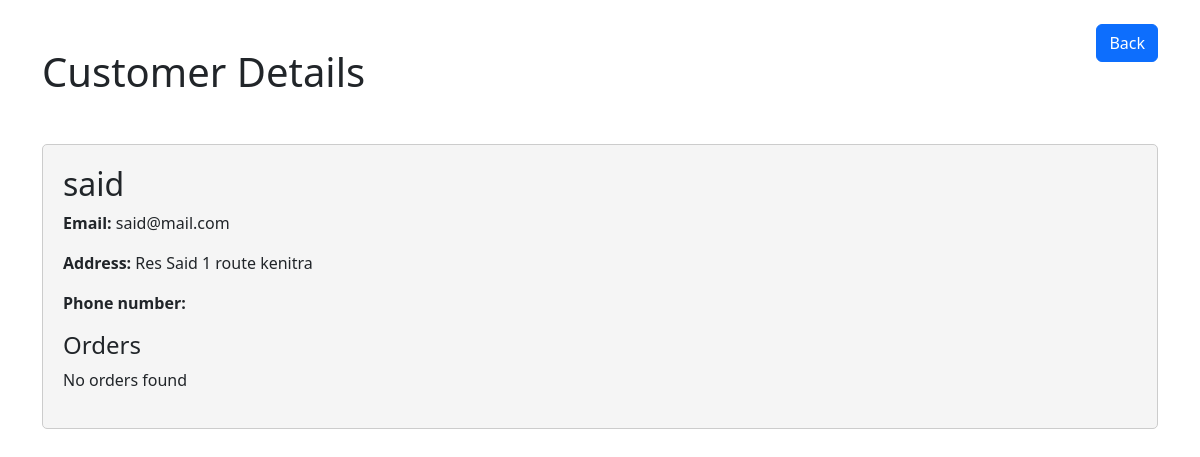
The page /admin/customers/view.php?id=3 (signed in) on the database its author committed.
### tables this page shows
CREATE TABLE `users` (
  `id` int(11) NOT NULL,
  `username` varchar(255) NOT NULL,
  `email` varchar(255) NOT NULL,
  `address` varchar(100) DEFAULT NULL,
  `phone_number` varchar(20) DEFAULT NULL,
  `password` varchar(255) NOT NULL,
  `is_admin` tinyint(1) NOT NULL DEFAULT 0,
  `archived` tinyint(1) NOT NULL DEFAULT 0
);

### admin/customers/view.php (the view, shortened to what this page needs)
<!DOCTYPE html>
<html lang="en">
<head>
    <link href="https://cdn.jsdelivr.net/npm/bootstrap@5.2.3/dist/css/bootstrap.min.css" rel="stylesheet">
</head>
<body>
<div class="container">
        <header class="d-flex justify-content-between my-4">
            <h1 class="text-center my-4">Customer Details</h1>
            <div>
                <a href="index.php" class="btn btn-primary">Back</a>
            </div>
        </header>
        <div class="category-details my-4">
            <?php
        require_once "../../includes/db_connect.php";
        if(isset($_GET['id'])){
                    $id = mysqli_real_escape_string($conn, $_GET['id']);
                    $sql = "SELECT * FROM users WHERE id = $id";
                    $result = mysqli_query($conn, $sql);
                    $orderIds = [];
                    if(mysqli_num_rows($result) > 0){
                        while($row = mysqli_fetch_assoc($result)){
                            echo "<h2>".$row['username']."</h2>";
                            echo "<p><strong>Email: </strong>".$row['email']."</p>";
                            echo "<p><strong>Address: </strong>".$row['address']."</p>";
                            echo "<p><strong>Phone number: </strong>".$row['phone_number']."</p>";
                            echo "<h4>Orders</h4>";
                            if(count($orderIds) > 0){
                                echo "<ul>";
                                foreach($orderIds as $orderId){
                                    echo "<li><a href='../orders/view.php?id=".$orderId."'>Order ID: ".$orderId."</a></li>";
                                }
                                echo "</ul>";
                            }else{
                                echo "<p>No orders found</p>";
                            }
                        }
                    }else{
                        echo "No such Customer found";
                    }
                }else{
                    header("Location: index.php");
                }
            ?>
        </div>
</div>
</body>
</html>

### admin/customers/view.php (style rules this page uses)
.category-details { border: 1px solid #ccc; padding: 20px; border-radius: 5px; background-color: #f5f5f5; }

### rows shown on the page
users: username "said", email "said@mail.com", address "Res Said 1 route kenitra"
